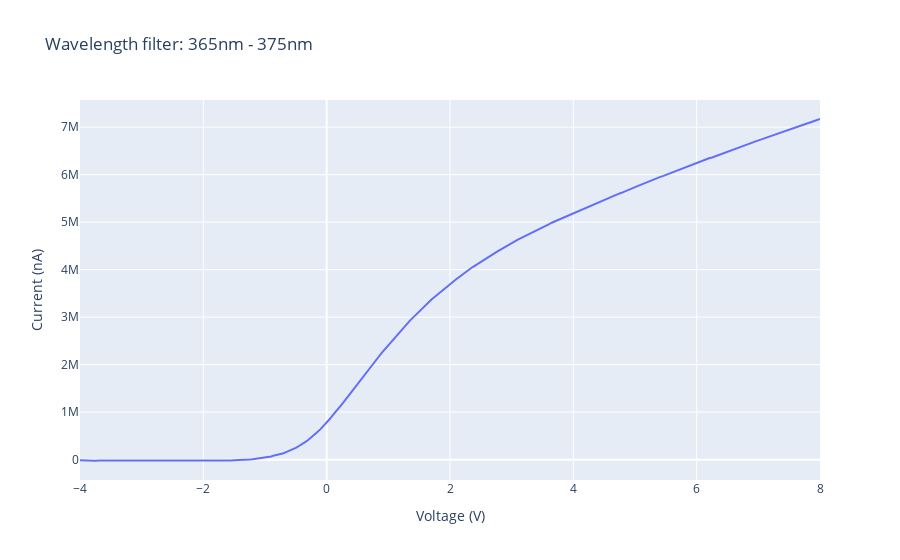

The notebook cell saved with this chart:
### Code cell
fig = go.Figure()
fig.add_trace(go.Scatter(x=df_2['applied voltage (volts)'], y=df_2['measured current (nanoamps)'], mode='lines'))
fig.update_layout(title='Wavelength filter: 365nm - 375nm', xaxis_title='Voltage (V)', yaxis_title='Current (nA)')
fig.show()

### Figure 1 — Plotly figure (JSON) as saved in the notebook; plotly's stock layout.template omitted (floating-point values rounded to 4 significant figures; data arrays with more than 128 entries replaced by an {"elided": "..."} marker saying what was removed)
{"data": [{"mode": "lines", "type": "scatter", "x": {"elided": "241 float values"}, "y": {"elided": "241 float values"}}], "layout": {"title": {"text": "Wavelength filter: 365nm - 375nm"}, "xaxis": {"title": {"text": "Voltage (V)"}}, "yaxis": {"title": {"text": "Current (nA)"}}}}
